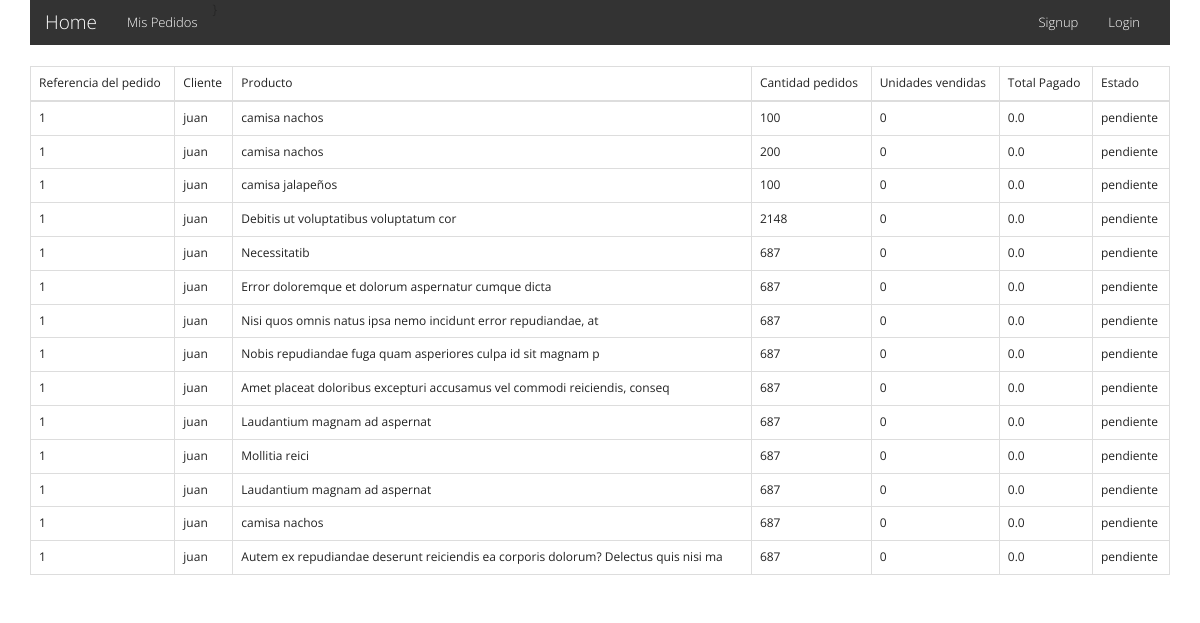
The page /pedidos/list/1/ on the database its author committed.
### pedidos/models.py (models this page shows)
class Pedido(models.Model):
  referencia_pedido = models.IntegerField()
  cliente = models.ForeignKey(User)
  producto = models.ForeignKey(Producto)
  unidades = models.IntegerField()
  talla = models.CharField(max_length=3)
  deuda = models.FloatField(default=0)
  pagado = models.FloatField(default=0)
  unidades_vendidas = models.IntegerField(default=0)
  fecha_creacion = models.DateTimeField(auto_now_add=True)
  estado = models.CharField(max_length=100, default='pendiente')

### producto/models.py (models this page shows)
class Producto(models.Model):
  nombre = models.CharField(max_length=100)
  color = models.CharField(max_length=100)
  precio_base = models.FloatField()
  tallaje = models.ForeignKey(Tallaje)
  deleted = models.BooleanField(default=False)
  def __str__(self):
    return '{}'.format(self.nombre)

### pedidos/views.py (the view)
# urls.py: url(r'^pedidos/list/(?P<pk>\d+)/$', PedidoDetailList.as_view(), name='pedido_list_detail'),
class PedidoDetailList(ListView):
  model = Pedido
  template_name = 'pedidos/pedido_list_detail.html'
  def get_queryset(self):
    return Pedido.objects.filter(referencia_pedido=self.kwargs['pk'])

### templates/pedidos/pedido_list_detail.html
{% extends 'base/base.html' %}
{% block content %}
<table class="table table-bordered">
  <thead>
    <tr>
      <td>Referencia del pedido</td>
      <td>Cliente</td>
      <td>Producto</td>
      <td>Cantidad pedidos</td>
      <td>Unidades vendidas</td>
      <td>Total Pagado</td>
      <td>Estado</td>
    </tr>
  </thead>
  <tbody>
    {% if object_list %}
    {% for pedido in object_list %}
    <tr>
      <td>{{ pedido.referencia_pedido }}</td>
      <td>{{ pedido.cliente }}</td>
      <td>{{ pedido.producto }}</td>
      <td>{{ pedido.unidades }}</td>
      <td>{{ pedido.unidades_vendidas }}</td>
      <td>{{ pedido.pagado }}</td>
      <td>{{ pedido.estado }}</td>
    </tr>
    {% endfor %}
    {% else %}
    <h1>No hay registros de solicitudes</h1>
    {% endif %}
  </tbody>
</table>
{% endblock%}

### rows shown on the page
Pedido: referencia_pedido "1", cliente "juan", producto "camisa nachos", unidades "100", unidades_vendidas "0", pagado "0.0", estado "pendiente"
Pedido: referencia_pedido "1", cliente "juan", producto "camisa nachos", unidades "200", unidades_vendidas "0", pagado "0.0", estado "pendiente"
Pedido: referencia_pedido "1", cliente "juan", producto "camisa jalapeños", unidades "100", unidades_vendidas "0", pagado "0.0", estado "pendiente"
Pedido: referencia_pedido "1", cliente "juan", producto "Debitis ut voluptatibus voluptatum cor", unidades "2148", unidades_vendidas "0", pagado "0.0", estado "pendiente"
Pedido: referencia_pedido "1", cliente "juan", producto "Necessitatib", unidades "687", unidades_vendidas "0", pagado "0.0", estado "pendiente"
Pedido: referencia_pedido "1", cliente "juan", producto "Error doloremque et dolorum aspernatur cumque dicta", unidades "687", unidades_vendidas "0", pagado "0.0", estado "pendiente"
Pedido: referencia_pedido "1", cliente "juan", producto "Nisi quos omnis natus ipsa nemo incidunt error repudiandae, at", unidades "687", unidades_vendidas "0", pagado "0.0", estado "pendiente"
Pedido: referencia_pedido "1", cliente "juan", producto "Nobis repudiandae fuga quam asperiores culpa id sit magnam p", unidades "687", unidades_vendidas "0", pagado "0.0", estado "pendiente"
Pedido: referencia_pedido "1", cliente "juan", producto "Amet placeat doloribus excepturi accusamus vel commodi reiciendis, conseq", unidades "687", unidades_vendidas "0", pagado "0.0", estado "pendiente"
Pedido: referencia_pedido "1", cliente "juan", producto "Laudantium magnam ad aspernat", unidades "687", unidades_vendidas "0", pagado "0.0", estado "pendiente"
Pedido: referencia_pedido "1", cliente "juan", producto "Mollitia reici", unidades "687", unidades_vendidas "0", pagado "0.0", estado "pendiente"
Pedido: referencia_pedido "1", cliente "juan", producto "Laudantium magnam ad aspernat", unidades "687", unidades_vendidas "0", pagado "0.0", estado "pendiente"
Pedido: referencia_pedido "1", cliente "juan", producto "camisa nachos", unidades "687", unidades_vendidas "0", pagado "0.0", estado "pendiente"
Pedido: referencia_pedido "1", cliente "juan", producto "Autem ex repudiandae deserunt reiciendis ea corporis dolorum? Delectus quis nisi ma", unidades "687", unidades_vendidas "0", pagado "0.0", estado "pendiente"
